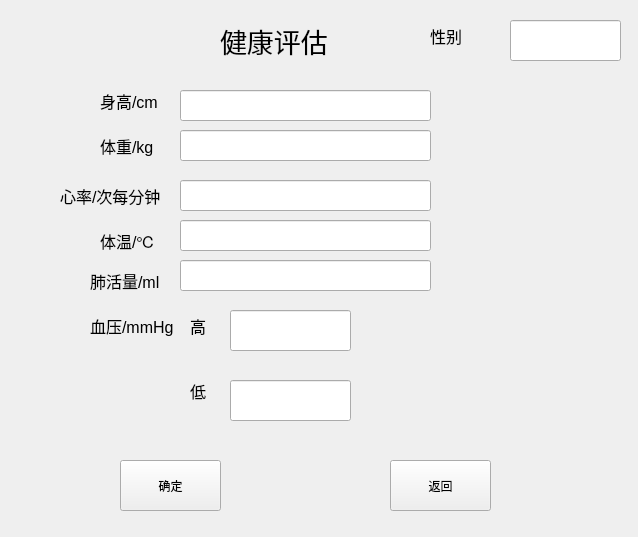
<?xml version="1.0" encoding="UTF-8"?>
<ui version="4.0">
 <class>healthtest</class>
 <widget class="QWidget" name="healthtest">
  <property name="geometry">
   <rect>
    <x>0</x>
    <y>0</y>
    <width>638</width>
    <height>537</height>
   </rect>
  </property>
  <property name="windowTitle">
   <string>Form</string>
  </property>
  <widget class="QLabel" name="label_healthtest_title">
   <property name="geometry">
    <rect>
     <x>220</x>
     <y>10</y>
     <width>141</width>
     <height>61</height>
    </rect>
   </property>
   <property name="font">
    <font>
     <family>楷体</family>
     <pointsize>20</pointsize>
    </font>
   </property>
   <property name="text">
    <string>健康评估</string>
   </property>
  </widget>
  <widget class="QLabel" name="label_height">
   <property name="geometry">
    <rect>
     <x>100</x>
     <y>80</y>
     <width>91</width>
     <height>41</height>
    </rect>
   </property>
   <property name="font">
    <font>
     <pointsize>12</pointsize>
    </font>
   </property>
   <property name="text">
    <string>身高/cm</string>
   </property>
  </widget>
  <widget class="QLabel" name="label_weight">
   <property name="geometry">
    <rect>
     <x>100</x>
     <y>130</y>
     <width>71</width>
     <height>31</height>
    </rect>
   </property>
   <property name="font">
    <font>
     <pointsize>12</pointsize>
    </font>
   </property>
   <property name="text">
    <string>体重/kg</string>
   </property>
  </widget>
  <widget class="QLabel" name="label_heart_rate">
   <property name="geometry">
    <rect>
     <x>60</x>
     <y>150</y>
     <width>221</width>
     <height>91</height>
    </rect>
   </property>
   <property name="font">
    <font>
     <pointsize>12</pointsize>
    </font>
   </property>
   <property name="text">
    <string>心率/次每分钟</string>
   </property>
  </widget>
  <widget class="QLabel" name="label_pressure">
   <property name="geometry">
    <rect>
     <x>90</x>
     <y>290</y>
     <width>121</width>
     <height>71</height>
    </rect>
   </property>
   <property name="font">
    <font>
     <pointsize>12</pointsize>
    </font>
   </property>
   <property name="text">
    <string>血压/mmHg</string>
   </property>
  </widget>
  <widget class="QLabel" name="label_vital_capacity">
   <property name="geometry">
    <rect>
     <x>90</x>
     <y>260</y>
     <width>101</width>
     <height>41</height>
    </rect>
   </property>
   <property name="font">
    <font>
     <pointsize>12</pointsize>
    </font>
   </property>
   <property name="text">
    <string>肺活量/ml</string>
   </property>
  </widget>
  <widget class="QLineEdit" name="pressure_high">
   <property name="geometry">
    <rect>
     <x>230</x>
     <y>310</y>
     <width>121</width>
     <height>41</height>
    </rect>
   </property>
  </widget>
  <widget class="QLabel" name="label_pressure_low">
   <property name="geometry">
    <rect>
     <x>190</x>
     <y>370</y>
     <width>91</width>
     <height>41</height>
    </rect>
   </property>
   <property name="font">
    <font>
     <pointsize>12</pointsize>
    </font>
   </property>
   <property name="text">
    <string>低</string>
   </property>
  </widget>
  <widget class="QLabel" name="label_pressure_height">
   <property name="geometry">
    <rect>
     <x>190</x>
     <y>300</y>
     <width>71</width>
     <height>51</height>
    </rect>
   </property>
   <property name="font">
    <font>
     <pointsize>12</pointsize>
    </font>
   </property>
   <property name="text">
    <string>高</string>
   </property>
  </widget>
  <widget class="QLineEdit" name="pressure_low">
   <property name="geometry">
    <rect>
     <x>230</x>
     <y>380</y>
     <width>121</width>
     <height>41</height>
    </rect>
   </property>
  </widget>
  <widget class="QLabel" name="label_temperature">
   <property name="geometry">
    <rect>
     <x>100</x>
     <y>210</y>
     <width>141</width>
     <height>61</height>
    </rect>
   </property>
   <property name="font">
    <font>
     <pointsize>12</pointsize>
    </font>
   </property>
   <property name="text">
    <string>体温/℃</string>
   </property>
  </widget>
  <widget class="QPushButton" name="healthtest_return">
   <property name="geometry">
    <rect>
     <x>390</x>
     <y>460</y>
     <width>101</width>
     <height>51</height>
    </rect>
   </property>
   <property name="text">
    <string>返回</string>
   </property>
  </widget>
  <widget class="QPushButton" name="healthtest_sure">
   <property name="geometry">
    <rect>
     <x>120</x>
     <y>460</y>
     <width>101</width>
     <height>51</height>
    </rect>
   </property>
   <property name="text">
    <string>确定</string>
   </property>
  </widget>
  <widget class="QLabel" name="label_sex">
   <property name="geometry">
    <rect>
     <x>430</x>
     <y>20</y>
     <width>61</width>
     <height>31</height>
    </rect>
   </property>
   <property name="font">
    <font>
     <pointsize>12</pointsize>
    </font>
   </property>
   <property name="text">
    <string>性别</string>
   </property>
  </widget>
  <widget class="QLineEdit" name="sex_">
   <property name="geometry">
    <rect>
     <x>510</x>
     <y>20</y>
     <width>111</width>
     <height>41</height>
    </rect>
   </property>
  </widget>
  <widget class="QLineEdit" name="heart_rate">
   <property name="geometry">
    <rect>
     <x>180</x>
     <y>180</y>
     <width>251</width>
     <height>31</height>
    </rect>
   </property>
  </widget>
  <widget class="QLineEdit" name="height">
   <property name="geometry">
    <rect>
     <x>180</x>
     <y>90</y>
     <width>251</width>
     <height>31</height>
    </rect>
   </property>
  </widget>
  <widget class="QLineEdit" name="weight">
   <property name="geometry">
    <rect>
     <x>180</x>
     <y>130</y>
     <width>251</width>
     <height>31</height>
    </rect>
   </property>
  </widget>
  <widget class="QLineEdit" name="temperature">
   <property name="geometry">
    <rect>
     <x>180</x>
     <y>220</y>
     <width>251</width>
     <height>31</height>
    </rect>
   </property>
  </widget>
  <widget class="QLineEdit" name="vital_capacity">
   <property name="geometry">
    <rect>
     <x>180</x>
     <y>260</y>
     <width>251</width>
     <height>31</height>
    </rect>
   </property>
  </widget>
 </widget>
 <resources/>
 <connections/>
</ui>
